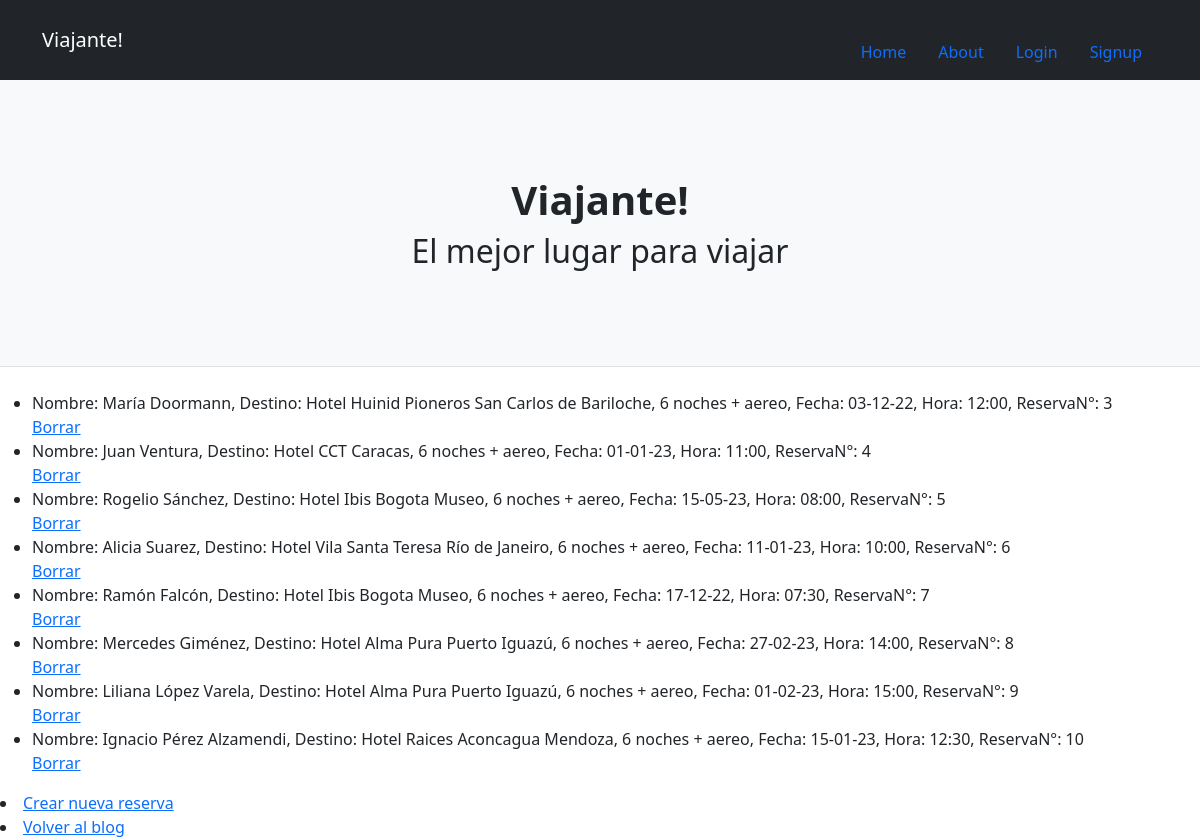
Page /reservas/ on the committed database.
### viajes/models.py (models this page shows, shortened)
class Reserva(models.Model):
    nombre = models.CharField(max_length=100)
    class Destino(models.TextChoices):
        Ibis_Bogota = "Hotel Ibis Bogota Museo, 6 noches + aereo"
        CCT_Caracas =  "Hotel CCT Caracas, 6 noches + aereo"
        Vila_Santa_Teresa_Rio_de_Janeiro =  "Hotel Vila Santa Teresa Río de Janeiro, 6 noches + aereo"
        FAUNA_Montevideo = "Hotel FAUNA Montevideo, 6 noches + aereo"
        Huinid_Pioneros_Bariloche = "Hotel Huinid Pioneros San Carlos de Bariloche, 6 noches + aereo"
        Alma_Pura_Iguazu = "Hotel Alma Pura Puerto Iguazú, 6 noches + aereo"
        Raices_Aconcagua_Mendoza = "Hotel Raices Aconcagua Mendoza, 6 noches + aereo"
    destino_reserva = models.CharField(max_length=100, choices= Destino.choices, default=Destino.Ibis_Bogota)
    fecha_reserva = models.CharField(max_length=100)
    hora_reserva = models.CharField(max_length=100)

### viajes/views.py (the view)
# urls.py: path('reservas/', mostrar_reserva, name = "reservas"),
def mostrar_reserva(request):
  lista_reservas = Reserva.objects.all()
  return render(request, "viajes/reservas.html", {"lista_reservas": lista_reservas})

### viajes/templates/viajes/reservas.html (shortened to what this page needs)
{% extends 'blog_opiniones/base.html' %}
{% block contenido %}
      <ul>
  {% for reserva in lista_reservas %}
          <li> Nombre: {{reserva.nombre}}, Destino: {{reserva.destino_reserva}}, Fecha: {{reserva.fecha_reserva}}, Hora: {{reserva.hora_reserva}}, ReservaN°: {{reserva.id}}</li>
          <a href="{% url 'reserva-borrar' reserva.id%}">Borrar</a>
      {% endfor %}
      </ul>
      <li><a href="{% url 'reservar'%}">Crear nueva reserva</a></li>
      <li><a href="{% url 'index-blog' %}">Volver al blog</a></li>
      {% endblock %}

### rows in the picture
Reserva: nombre "María Doormann", destino_reserva "Hotel Huinid Pioneros San Carlos de Bariloche, 6 noches + aereo", fecha_reserva "03-12-22", hora_reserva "12:00", id "3"
Reserva: nombre "Juan Ventura", destino_reserva "Hotel CCT Caracas, 6 noches + aereo", fecha_reserva "01-01-23", hora_reserva "11:00", id "4"
Reserva: nombre "Rogelio Sánchez", destino_reserva "Hotel Ibis Bogota Museo, 6 noches + aereo", fecha_reserva "15-05-23", hora_reserva "08:00", id "5"
Reserva: nombre "Alicia Suarez", destino_reserva "Hotel Vila Santa Teresa Río de Janeiro, 6 noches + aereo", fecha_reserva "11-01-23", hora_reserva "10:00", id "6"
Reserva: nombre "Ramón Falcón", destino_reserva "Hotel Ibis Bogota Museo, 6 noches + aereo", fecha_reserva "17-12-22", hora_reserva "07:30", id "7"
Reserva: nombre "Mercedes Giménez", destino_reserva "Hotel Alma Pura Puerto Iguazú, 6 noches + aereo", fecha_reserva "27-02-23", hora_reserva "14:00", id "8"
Reserva: nombre "Liliana López Varela", destino_reserva "Hotel Alma Pura Puerto Iguazú, 6 noches + aereo", fecha_reserva "01-02-23", hora_reserva "15:00", id "9"
Reserva: nombre "Ignacio Pérez Alzamendi", destino_reserva "Hotel Raices Aconcagua Mendoza, 6 noches + aereo", fecha_reserva "15-01-23", hora_reserva "12:30", id "10"
